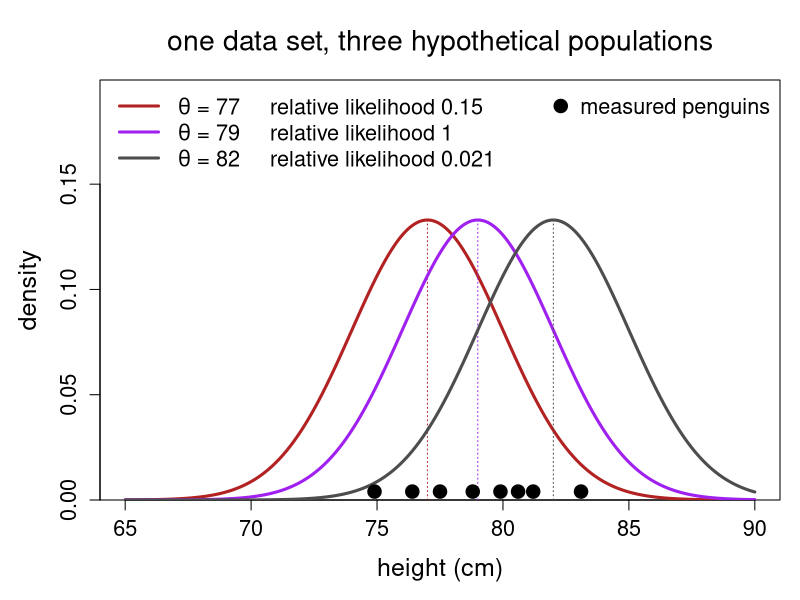
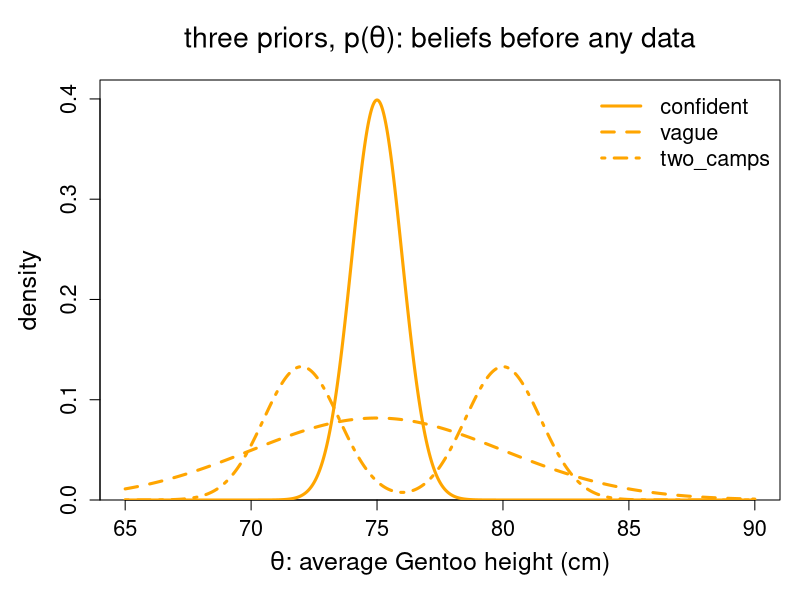
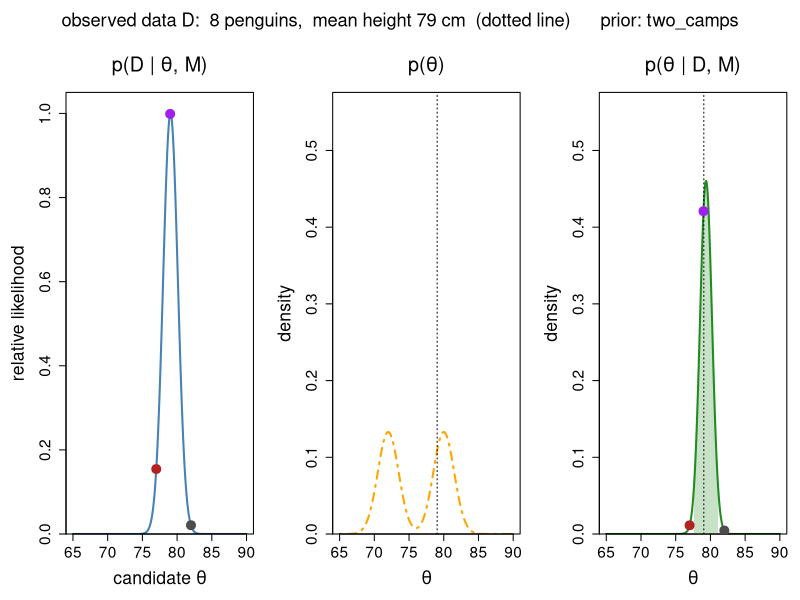

Source code (R) for these figures, in order:
# A world parameter: the average height of Gentoo penguins.
#
# The coin scripts inferred the bias of one coin.  Nothing changes when the
# parameter describes the world instead of a case: suppose a value for theta,
# ask the model how probable our data are under it, do that for every value,
# and combine the result with the prior.
#
# Figure 1: the data, and the population that each of three thetas proposes.
# Figure 2: the priors we could choose from.
# Figure 3: likelihood, prior and posterior for the prior we picked.

prior_used <- "two_camps"   # the switch: "confident", "vague" or "two_camps"
save_images <- FALSE        # TRUE writes the figures to PNG files for slides

# The data, D: the heights (cm) of the penguins we managed to measure.  Use
# fewer of them, heights[1:3], to see what the prior does when data are scarce.
heights <- c(81.2, 76.4, 79.9, 83.1, 77.5, 78.8, 74.9, 80.6)

# The model: heights are normally distributed around theta.  We take the
# spread as known, so that theta is the only parameter left to infer.
sd_known <- 3

# Three candidates to look at closely in figure 1.
candidates <- c(77, 79, 82)

# We are free to choose the prior.  Each of these is a belief about theta
# held BEFORE measuring a single penguin.
priors <- list(
  confident = function(theta) dnorm(theta, 75, 1),    # "it is 75, give or take"
  vague     = function(theta) dnorm(theta, 75, 5),    # "somewhere around 75"
  two_camps = function(theta) 0.5 * dnorm(theta, 72, 1.5) +
                              0.5 * dnorm(theta, 80, 1.5))   # two rival books

# ---------------------------------------------------------------- the curves

step <- 0.01
theta <- seq(65, 90, by = step)

# p(D | theta, M): how probable are ALL our heights if the mean were theta?
# The penguins are independent, so the probabilities multiply.
likelihood_of <- function(candidate) prod(dnorm(heights, candidate, sd_known))
likelihood <- sapply(theta, likelihood_of)

# Heights are continuous, so these numbers are densities and they are tiny
# (around 1e-9 here).  Only the shape of the curve matters, because the
# denominator of Bayes' theorem rescales it anyway.  We therefore show the
# RELATIVE likelihood: each candidate's likelihood divided by that of the best
# candidate.  0.15 means the data are 0.15 times as probable under this theta
# as under the theta that explains them best.
best <- max(likelihood)
relative <- likelihood / best

# Bayes' theorem, candidate by candidate, exactly as for the coin.
posterior_for <- function(prior_function)
{
  prior <- prior_function(theta)
  prior <- prior / (sum(prior) * step)
  list(prior = prior,
       posterior = likelihood * prior / (sum(likelihood * prior) * step))
}

curves <- lapply(priors, posterior_for)
prior <- curves[[prior_used]]$prior
posterior <- curves[[prior_used]]$posterior

# The range that holds the middle 95% of the posterior.
cumulative <- cumsum(posterior) * step
interval <- c(theta[which(cumulative >= 0.025)[1]],
              theta[which(cumulative >= 0.975)[1]])

# ---------------------------------------------------------------- the plots

candidate_colours <- c("firebrick", "purple", "grey30")
prior_types <- c(confident = 1, vague = 2, two_camps = 4)   # line types

# Three separate figures.  In RStudio, use the arrows of the Plots pane to
# move between them.  With save_images switched on they are written to PNG
# files at slide size instead.
show_figure <- function(name, draw, width = 1900, height = 800)
{
  if (save_images)
  {
    png(paste0("PenguinPosterior_", name, ".png"),
        width = width, height = height, res = 150)
    draw()
    dev.off()
  } else
  {
    draw()
  }
}

# Figure 1: what a candidate theta IS.  Each candidate is a claim about the
# whole population, so each is a different curve over HEIGHT.  Remember this
# when reading the other figures: every point on their theta axis stands for
# one such hypothetical population.  A candidate makes the data probable when
# the dots sit under the bulk of its curve.
draw_candidates <- function()
{
  par(mfrow = c(1, 1), oma = c(0, 0, 0, 0), mar = c(5, 5, 4, 1),
      cex.axis = 1.3, cex.lab = 1.5, cex.main = 1.7)

  height_axis <- seq(65, 90, by = 0.05)
  plot(NA, xlim = range(height_axis), ylim = c(0, dnorm(0, 0, sd_known) * 1.5),
       yaxs = "i", xlab = "height (cm)", ylab = "density",
       main = "one data set, three hypothetical populations", font.main = 1)
  for (i in seq_along(candidates))
  {
    lines(height_axis, dnorm(height_axis, candidates[i], sd_known),
          lwd = 3, col = candidate_colours[i])
    segments(candidates[i], 0, candidates[i], dnorm(0, 0, sd_known),
             lty = 3, col = candidate_colours[i])
  }
  points(heights, rep(0.004, length(heights)), pch = 19, cex = 1.8)
  legend("topleft", bty = "n", lwd = 3, col = candidate_colours, cex = 1.3,
         legend = as.expression(lapply(candidates, function(candidate)
           bquote(theta * " = " * .(candidate) * "     relative likelihood " *
                  .(signif(likelihood_of(candidate) / best, 2))))))
  legend("topright", bty = "n", pch = 19, pt.cex = 1.8, cex = 1.3,
         legend = "measured penguins")
}

# Figure 2: the priors we could choose from, in one picture.
draw_priors <- function()
{
  par(mfrow = c(1, 1), oma = c(0, 0, 0, 0), mar = c(5, 5, 4, 1),
      cex.axis = 1.3, cex.lab = 1.5, cex.main = 1.7)

  plot(NA, xlim = range(theta),
       ylim = c(0, max(sapply(curves, function(x) max(x$prior))) * 1.05),
       yaxs = "i", xlab = bquote(theta * ": average Gentoo height (cm)"),
       ylab = "density",
       main = bquote("three priors, p(" * theta * "): beliefs before any data"))
  for (name in names(curves))
  {
    lines(theta, curves[[name]]$prior, lwd = 3, col = "orange",
          lty = prior_types[name])
  }
  legend("topright", bty = "n", lwd = 3, col = "orange", cex = 1.3,
         lty = prior_types[names(curves)], legend = names(curves))
}

# Figure 3: likelihood, prior and posterior for the prior picked by the switch.
draw_update <- function()
{
  par(mfrow = c(1, 3), oma = c(0, 0, 3, 0), mar = c(5, 5, 4, 1),
      cex.axis = 1.4, cex.lab = 1.6, cex.main = 1.8)

  # The likelihood.  The three coloured dots are the three populations of
  # figure 1, each boiled down to one number.
  plot(theta, relative, type = "l", lwd = 2, col = "steelblue",
       ylim = c(0, 1.05), yaxs = "i",
       xlab = bquote("candidate " * theta),
       ylab = "relative likelihood",
       main = bquote("p(D | " * theta * ", M)"))
  points(candidates, sapply(candidates, likelihood_of) / best,
         pch = 19, cex = 1.8, col = candidate_colours)

  # Prior and posterior share a y axis, so the two densities compare by eye.
  # It is set by ALL the priors, so that only the curves change when the
  # switch is flipped.
  ymax <- max(sapply(curves, function(x) max(x$prior, x$posterior))) * 1.05

  plot(theta, prior, type = "l", lwd = 2, col = "orange",
       lty = prior_types[prior_used], ylim = c(0, ymax), yaxs = "i",
       xlab = bquote(theta), ylab = "density",
       main = bquote("p(" * theta * ")"))
  abline(v = mean(heights), lty = 3)

  # The posterior.  The same three populations sit on this curve as well: its
  # height at a theta says how believable that population still is.
  plot(theta, posterior, type = "l", lwd = 2, col = "forestgreen",
       ylim = c(0, ymax), yaxs = "i",
       xlab = bquote(theta), ylab = "density",
       main = bquote("p(" * theta * " | D, M)"))
  inside <- theta >= interval[1] & theta <= interval[2]
  polygon(c(interval[1], theta[inside], interval[2]), c(0, posterior[inside], 0),
          col = adjustcolor("forestgreen", alpha.f = 0.25), border = NA)
  abline(v = mean(heights), lty = 3)
  points(candidates, posterior[match(candidates, round(theta, 2))],
         pch = 19, cex = 1.8, col = candidate_colours)

  mtext(paste0("observed data D:  ", length(heights),
               " penguins,  mean height ", round(mean(heights), 1),
               " cm  (dotted line)      prior: ", prior_used),
        outer = TRUE, line = 0.8, cex = 1.1)
}

show_figure("1_candidates", draw_candidates)
show_figure("2_priors", draw_priors)
show_figure(paste0("3_update_", prior_used), draw_update)

# ---------------------------------------------------------------- the point

# We never see theta.  What we end up with is not a number but a distribution:
# a statement of which average heights remain believable after these penguins,
# given where we started.  The shaded range is the honest answer to "what is
# the average height of a Gentoo?".
cat("prior               :", prior_used, "\n")
cat("penguins measured   :", length(heights), "\n")
cat("sample mean         :", round(mean(heights), 2), "cm\n")
cat("posterior peaks at  :", round(theta[which.max(posterior)], 2), "cm\n")
cat("95% of the posterior:", round(interval[1], 1), "to",
    round(interval[2], 1), "cm\n")
